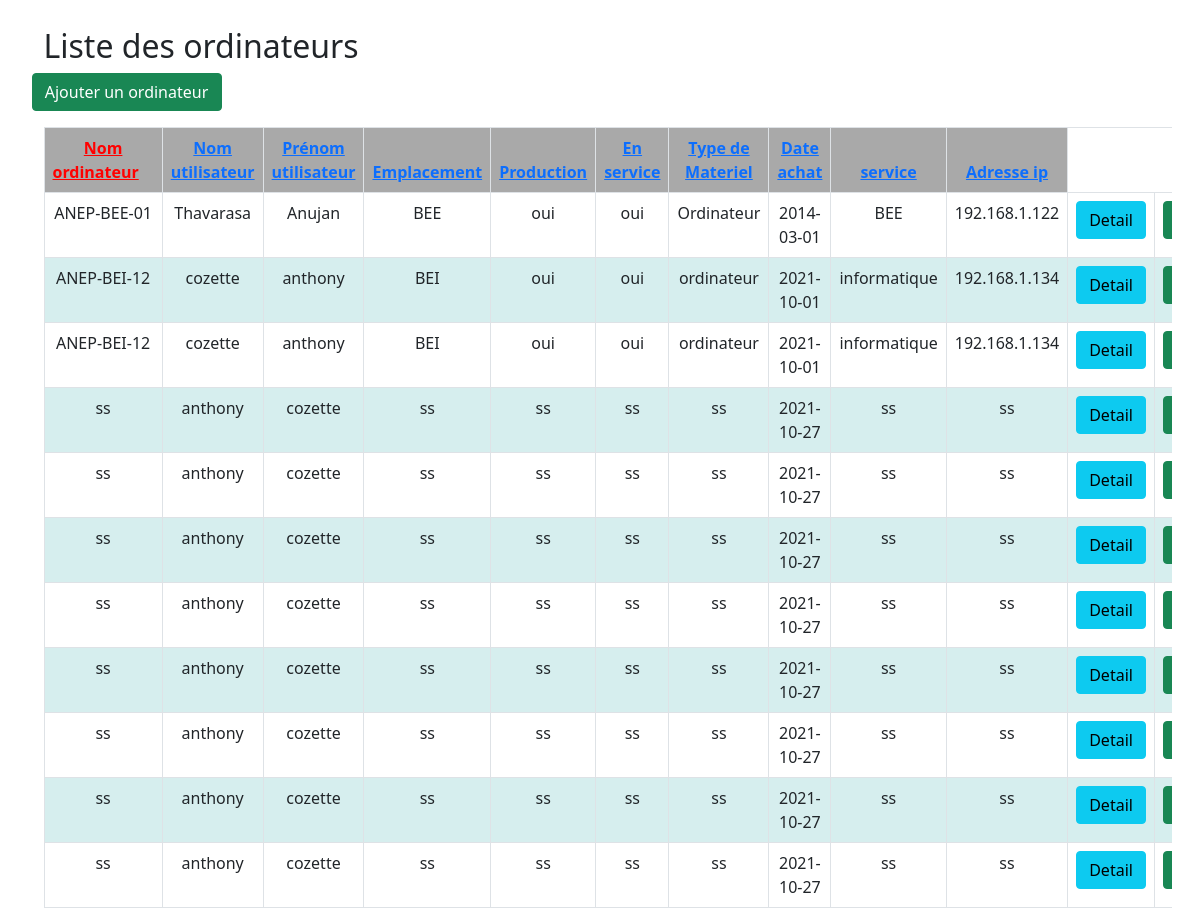
/crud/index.php?order=nom_ordinateur, run on the app's committed database.
### tables this page shows
CREATE TABLE IF NOT EXISTS `information_pc` (
  `ID` int(11) NOT NULL AUTO_INCREMENT,
  `nom_ordinateur` varchar(255) NOT NULL,
  `nom_utilisateur` varchar(255) NOT NULL,
  `prenom_utilisateur` varchar(255) NOT NULL,
  `ref_qualite` varchar(255) NOT NULL,
  `production` varchar(255) NOT NULL,
  `emplacement` varchar(255) NOT NULL,
  `services` varchar(255) NOT NULL,
  `adresse_ip` varchar(255) NOT NULL,
  `reference` varchar(255) NOT NULL,
  `lan_reseau` varchar(255) NOT NULL,
  `type_materiel` varchar(255) NOT NULL,
  `en_service` varchar(255) NOT NULL,
  `numero_serie` varchar(255) NOT NULL,
  `systeme_exploitation` varchar(255) NOT NULL,
  `mac_adresse` varchar(255) DEFAULT NULL,
  `date_achat` date NOT NULL,
  `login_admin_local` varchar(255) NOT NULL,
  `pwd_admin_local` varchar(255) NOT NULL,
  `login_admin_boissy` varchar(255) NOT NULL,
  `pwd_admin_boissy` varchar(255) NOT NULL,
  `user_login` varchar(255) NOT NULL,
  `user_pwd` varchar(255) NOT NULL,
  `vpn` varchar(255) NOT NULL,
  PRIMARY KEY (`ID`)
);

### crud/index.php (the view, shortened to what this page needs)
<!DOCTYPE html>
<html>
<head>
    <link href="https://cdn.jsdelivr.net/npm/bootstrap@5.0.2/dist/css/bootstrap.min.css" rel="stylesheet">
    <link href="../styles/styles.css" rel="stylesheet">
    <img data-wp-preserve="%3Cscript%20src%3D%22js%2Fbootstrap.js%22%3E%3C%2Fscript%3E" data-mce-resize="false" data-mce-placeholder="1" class="mce-object" width="20" height="20" alt="<script>" title="<script>" />
</head>
<body>
    <div class="container">
        <div class="row">
            <h2>Liste des ordinateurs</h2>
        </div>
        <div class="row">
            <a href="add.php" class="btn btn-success col-2">Ajouter un ordinateur</a>
            <div class="table-responsive mt-3">
                <table class="table table-hover table-bordered">
                    <?php include 'database.php';
                    $pdo = Database::connect();
                    $tri_autorises = array('nom_ordinateur', 'nom_utilisateur', 'prenom_utilisateur', 'adresse_ip');
                    $order_by = in_array(isset($_GET['order']), $tri_autorises) ? $_GET['order'] : 'ID';
                    $order_dir = isset($_GET['inverse']) ? 'DESC' : 'ASC';
                    $sql = "SELECT * FROM information_pc ORDER BY {$order_by} {$order_dir}";
                    function sort_link($text, $order = false)
                    {
                        global $order_by, $order_dir;
                        $link = '<a href="?order=' . $order;
                        if ($order_by == $order && $order_dir == 'ASC')
                            $link .= '&inverse=true';
                        $link .= '"';
                        if ($order_by == $order && $order_dir == 'ASC')
                            $link .= ' class="order_asc"';
                        elseif ($order_by == $order && $order_dir == 'DESC')
                            $link .= ' class="order_desc"';
                        $link .= '>' . $text . '</a>';
                        return $link;
                    }
                    ?>
                    <thead>
                        <th><?php echo sort_link('Nom ordinateur', 'nom_ordinateur') ?></th>
                        <th><?php echo sort_link('Nom utilisateur', 'nom_utilisateur') ?></th>
                        <th><?php echo sort_link('Prénom utilisateur', 'prenom_utilisateur') ?></th>
                        <th><?php echo sort_link('Emplacement', 'emplacement') ?></th>
                        <th><?php echo sort_link('Production', 'production') ?></th>
                        <th><?php echo sort_link('En service', 'en_service') ?></th>
                        <th><?php echo sort_link('Type de Materiel', 'type_materiel') ?></th>
                        <th><?php echo sort_link('Date achat', 'date_achat') ?></th>
                        <th><?php echo sort_link('service', 'services') ?></th>
                        <th><?php echo sort_link('Adresse ip', 'adresse_ip') ?></th>
                    </thead>
                    <tbody>
                        <?php
                        foreach ($pdo->query($sql) as $row) {
                            echo '<tr>';
                            echo '<td>' . $row['nom_ordinateur'] . '</td>';
                            echo '<td>' . $row['nom_utilisateur'] . '</td>';
                            echo '<td>' . $row['prenom_utilisateur'] . '</td>';
                            echo '<td>' . $row['emplacement'] . '</td>';
                            echo '<td>' . $row['production'] . '</td>';
                            echo '<td>' . $row['en_service'] . '</td>';
                            echo '<td>' . $row['type_materiel'] . '</td>';
                            echo '<td>' . $row['date_achat'] . '</td>';
                            echo '<td>' . $row['services'] . '</td>';
                            echo '<td>' . $row['adresse_ip'] . '</td>';
                            echo '<td>';
                            echo '<a class="btn btn-info" href="detail.php?id=' . $row['ID'] . '">Detail<a>';
                            echo '</td>';
                            echo '<td>';
                            echo '<a class="btn btn-success" href="update.php?id=' . $row['ID'] . '">Update</a>';
                            echo '</td>';
                            echo '</tr>';
                        }
                        ?>
                    </tbody>
                </table>
            </div>
        </div>
    </div>
</body>
</html>

### styles/styles.css (style rules this page uses)
body { margin-top: 3px; margin-left: 3px; }
table, th, td { text-align: center; }
thead, th { background-color: darkgrey; }
tr:nth-child(even) { background-color: #D6EEEE; }
a.order_asc, a.order_desc:hover { padding-right: 15px; background: transparent url(s_asc.png) right no-repeat; color: red; }

### data on the page
information_pc: nom_ordinateur "ANEP-BEE-01", nom_utilisateur "Thavarasa", prenom_utilisateur "Anujan", emplacement "BEE", production "oui", en_service "oui", type_materiel "Ordinateur", date_achat "2014-03-01", services "BEE", adresse_ip "192.168.1.122"
information_pc: nom_ordinateur "ANEP-BEI-12", nom_utilisateur "cozette", prenom_utilisateur "anthony", emplacement "BEI", production "oui", en_service "oui", type_materiel "ordinateur", date_achat "2021-10-01", services "informatique", adresse_ip "192.168.1.134"
information_pc: nom_ordinateur "ANEP-BEI-12", nom_utilisateur "cozette", prenom_utilisateur "anthony", emplacement "BEI", production "oui", en_service "oui", type_materiel "ordinateur", date_achat "2021-10-01", services "informatique", adresse_ip "192.168.1.134"
information_pc: nom_ordinateur "ss", nom_utilisateur "anthony", prenom_utilisateur "cozette", emplacement "ss", production "ss", en_service "ss", type_materiel "ss", date_achat "2021-10-27", services "ss", adresse_ip "ss"
information_pc: nom_ordinateur "ss", nom_utilisateur "anthony", prenom_utilisateur "cozette", emplacement "ss", production "ss", en_service "ss", type_materiel "ss", date_achat "2021-10-27", services "ss", adresse_ip "ss"
information_pc: nom_ordinateur "ss", nom_utilisateur "anthony", prenom_utilisateur "cozette", emplacement "ss", production "ss", en_service "ss", type_materiel "ss", date_achat "2021-10-27", services "ss", adresse_ip "ss"
information_pc: nom_ordinateur "ss", nom_utilisateur "anthony", prenom_utilisateur "cozette", emplacement "ss", production "ss", en_service "ss", type_materiel "ss", date_achat "2021-10-27", services "ss", adresse_ip "ss"
information_pc: nom_ordinateur "ss", nom_utilisateur "anthony", prenom_utilisateur "cozette", emplacement "ss", production "ss", en_service "ss", type_materiel "ss", date_achat "2021-10-27", services "ss", adresse_ip "ss"
information_pc: nom_ordinateur "ss", nom_utilisateur "anthony", prenom_utilisateur "cozette", emplacement "ss", production "ss", en_service "ss", type_materiel "ss", date_achat "2021-10-27", services "ss", adresse_ip "ss"
information_pc: nom_ordinateur "ss", nom_utilisateur "anthony", prenom_utilisateur "cozette", emplacement "ss", production "ss", en_service "ss", type_materiel "ss", date_achat "2021-10-27", services "ss", adresse_ip "ss"
information_pc: nom_ordinateur "ss", nom_utilisateur "anthony", prenom_utilisateur "cozette", emplacement "ss", production "ss", en_service "ss", type_materiel "ss", date_achat "2021-10-27", services "ss", adresse_ip "ss"

### other printed values
$text "Nom ordinateur Nom utilisateur Prénom utilisateur Emplacement Production En service Type de Materiel Date achat service Adresse ip"
